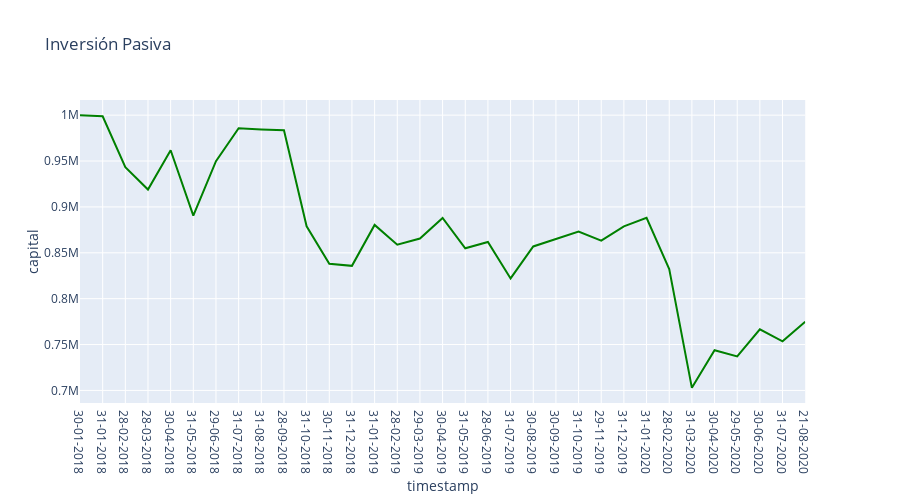

The code cell stored with this chart in its notebook:
### Markdown cell above
<font color= #6B6B6B> <font size = 2>En la siguiente gráfica se muestra el comportamiento de la inversión pasiva de capital. 

Podemos observar grandes pérdidas, la más fuerte en marzo 2020 en la cual se peridó el 30% aproximadamente. Esto principalmente a causa de la incertidumbre por la pandemia covid-19.</font>

### Code cell
import plotly.express as px
fig = px.line(df_pasiva, x='timestamp', y='capital', title = "Inversión Pasiva", color_discrete_sequence=['green'], 
              width=900, height=500)
fig.show()

### Figure 1 — Plotly figure (JSON) as saved in the notebook; plotly's stock layout.template omitted (floating-point values rounded to 4 significant figures)
{"data": [{"hoverlabel": {"namelength": 0}, "hovertemplate": "timestamp=%{x}<br>capital=%{y}", "legendgroup": "", "line": {"color": "green", "dash": "solid"}, "mode": "lines", "name": "", "showlegend": false, "type": "scatter", "x": ["30-01-2018", "31-01-2018", "28-02-2018", "28-03-2018", "30-04-2018", "31-05-2018", "29-06-2018", "31-07-2018", "31-08-2018", "28-09-2018", "31-10-2018", "30-11-2018", "31-12-2018", "31-01-2019", "28-02-2019", "29-03-2019", "30-04-2019", "31-05-2019", "28-06-2019", "31-07-2019", "30-08-2019", "30-09-2019", "31-10-2019", "29-11-2019", "31-12-2019", "31-01-2020", "28-02-2020", "31-03-2020", "30-04-2020", "29-05-2020", "30-06-2020", "31-07-2020", "21-08-2020"], "xaxis": "x", "y": [1000000, 998800.0, 943300.0, 918900.0, 961800.0, 890500.0, 949900.0, 985800.0, 984400.0, 983500.0, 878800.0, 838100.0, 835800.0, 880400.0, 858700.0, 865500.0, 888000.0, 854900.0, 861800.0, 822100.0, 856900.0, 865400.0, 873200.0, 863300.0, 878800.0, 888200.0, 832200.0, 702800.0, 743800.0, 737100.0, 766700.0, 753500.0, 774700.0], "yaxis": "y"}], "layout": {"height": 500, "legend": {"tracegroupgap": 0}, "title": {"text": "Inversión Pasiva"}, "width": 900, "xaxis": {"anchor": "y", "domain": [0, 0.98], "title": {"text": "timestamp"}}, "yaxis": {"anchor": "x", "domain": [0, 1], "title": {"text": "capital"}}}}
